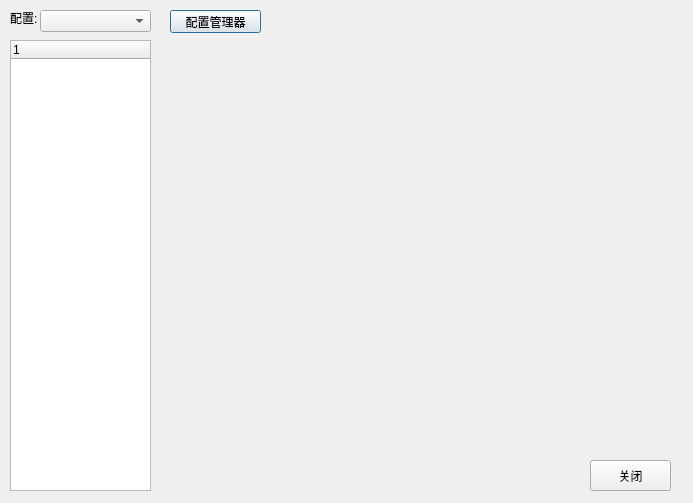
<?xml version="1.0" encoding="UTF-8"?>
<ui version="4.0">
 <class>Dialog</class>
 <widget class="QDialog" name="Dialog">
  <property name="geometry">
   <rect>
    <x>0</x>
    <y>0</y>
    <width>693</width>
    <height>503</height>
   </rect>
  </property>
  <property name="windowTitle">
   <string>Dialog</string>
  </property>
  <widget class="QTreeWidget" name="listProp">
   <property name="geometry">
    <rect>
     <x>10</x>
     <y>40</y>
     <width>141</width>
     <height>451</height>
    </rect>
   </property>
   <column>
    <property name="text">
     <string notr="true">1</string>
    </property>
   </column>
  </widget>
  <widget class="QLabel" name="label">
   <property name="geometry">
    <rect>
     <x>10</x>
     <y>10</y>
     <width>31</width>
     <height>16</height>
    </rect>
   </property>
   <property name="text">
    <string>配置:</string>
   </property>
  </widget>
  <widget class="QComboBox" name="configures">
   <property name="geometry">
    <rect>
     <x>40</x>
     <y>10</y>
     <width>111</width>
     <height>22</height>
    </rect>
   </property>
  </widget>
  <widget class="QPushButton" name="pushButton">
   <property name="geometry">
    <rect>
     <x>170</x>
     <y>10</y>
     <width>91</width>
     <height>23</height>
    </rect>
   </property>
   <property name="text">
    <string>配置管理器</string>
   </property>
  </widget>
  <widget class="QPushButton" name="btnClose">
   <property name="geometry">
    <rect>
     <x>590</x>
     <y>460</y>
     <width>81</width>
     <height>31</height>
    </rect>
   </property>
   <property name="text">
    <string>关闭</string>
   </property>
  </widget>
  <widget class="QLabel" name="labTips">
   <property name="geometry">
    <rect>
     <x>160</x>
     <y>460</y>
     <width>321</width>
     <height>31</height>
    </rect>
   </property>
   <property name="text">
    <string/>
   </property>
  </widget>
 </widget>
 <resources/>
 <connections/>
</ui>
